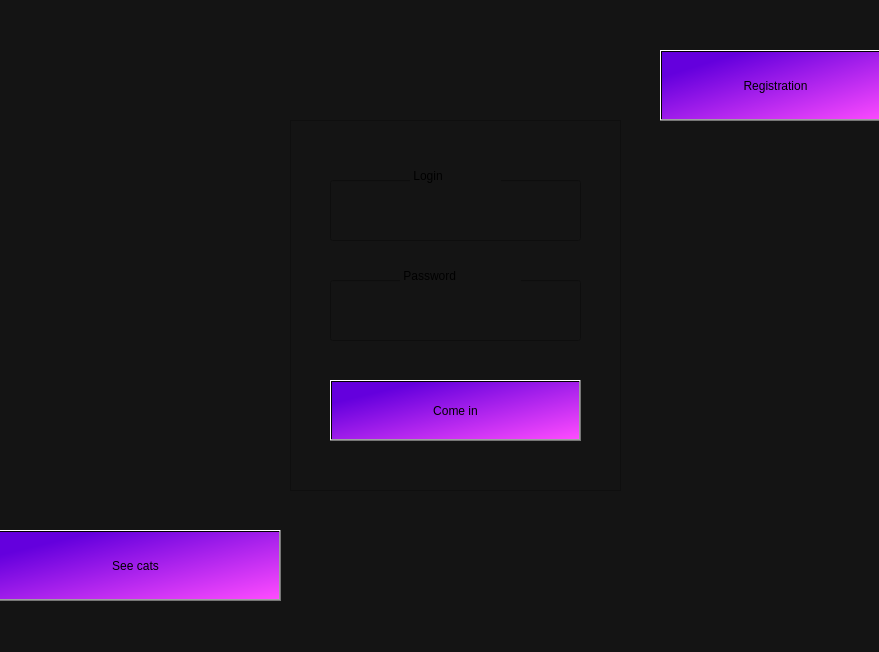
<?xml version="1.0" encoding="UTF-8"?>
<ui version="4.0">
 <class>MainWindow</class>
 <widget class="QMainWindow" name="MainWindow">
  <property name="geometry">
   <rect>
    <x>0</x>
    <y>0</y>
    <width>879</width>
    <height>652</height>
   </rect>
  </property>
  <property name="sizePolicy">
   <sizepolicy hsizetype="Preferred" vsizetype="Preferred">
    <horstretch>0</horstretch>
    <verstretch>0</verstretch>
   </sizepolicy>
  </property>
  <property name="minimumSize">
   <size>
    <width>0</width>
    <height>0</height>
   </size>
  </property>
  <property name="mouseTracking">
   <bool>false</bool>
  </property>
  <property name="windowTitle">
   <string>MainWindow</string>
  </property>
  <property name="styleSheet">
   <string notr="true">background-color:rgb(20, 20, 20)</string>
  </property>
  <widget class="QWidget" name="centralwidget">
   <widget class="QFrame" name="authFrame">
    <property name="geometry">
     <rect>
      <x>290</x>
      <y>120</y>
      <width>331</width>
      <height>371</height>
     </rect>
    </property>
    <property name="styleSheet">
     <string notr="true"/>
    </property>
    <property name="frameShape">
     <enum>QFrame::StyledPanel</enum>
    </property>
    <property name="frameShadow">
     <enum>QFrame::Raised</enum>
    </property>
    <widget class="QLineEdit" name="password">
     <property name="geometry">
      <rect>
       <x>40</x>
       <y>160</y>
       <width>251</width>
       <height>61</height>
      </rect>
     </property>
     <property name="styleSheet">
      <string notr="true"/>
     </property>
    </widget>
    <widget class="QLabel" name="label">
     <property name="geometry">
      <rect>
       <x>120</x>
       <y>30</y>
       <width>91</width>
       <height>51</height>
      </rect>
     </property>
     <property name="styleSheet">
      <string notr="true"/>
     </property>
     <property name="text">
      <string> Login    </string>
     </property>
    </widget>
    <widget class="QLabel" name="label_2">
     <property name="geometry">
      <rect>
       <x>110</x>
       <y>130</y>
       <width>121</width>
       <height>51</height>
      </rect>
     </property>
     <property name="styleSheet">
      <string notr="true"/>
     </property>
     <property name="text">
      <string> Password</string>
     </property>
    </widget>
    <widget class="QPushButton" name="pushButton">
     <property name="geometry">
      <rect>
       <x>40</x>
       <y>260</y>
       <width>251</width>
       <height>61</height>
      </rect>
     </property>
     <property name="styleSheet">
      <string notr="true">background-color: qlineargradient(spread:pad, x1:0.159204, y1:0.205, x2:1, y2:1, stop:0 rgba(100, 0, 221, 255), stop:1 rgba(255, 76, 255, 255));</string>
     </property>
     <property name="text">
      <string>Come in</string>
     </property>
    </widget>
    <widget class="QLineEdit" name="login">
     <property name="geometry">
      <rect>
       <x>40</x>
       <y>60</y>
       <width>251</width>
       <height>61</height>
      </rect>
     </property>
     <property name="styleSheet">
      <string notr="true"/>
     </property>
    </widget>
    <zorder>password</zorder>
    <zorder>label_2</zorder>
    <zorder>pushButton</zorder>
    <zorder>login</zorder>
    <zorder>label</zorder>
   </widget>
   <widget class="QPushButton" name="pushButton_2">
    <property name="geometry">
     <rect>
      <x>660</x>
      <y>50</y>
      <width>231</width>
      <height>71</height>
     </rect>
    </property>
    <property name="styleSheet">
     <string notr="true">background-color: qlineargradient(spread:pad, x1:0.159204, y1:0.205, x2:1, y2:1, stop:0 rgba(100, 0, 221, 255), stop:1 rgba(255, 76, 255, 255));</string>
    </property>
    <property name="text">
     <string>Registration</string>
    </property>
   </widget>
   <widget class="QPushButton" name="pushButton_3">
    <property name="geometry">
     <rect>
      <x>-10</x>
      <y>530</y>
      <width>291</width>
      <height>71</height>
     </rect>
    </property>
    <property name="styleSheet">
     <string notr="true">background-color: qlineargradient(spread:pad, x1:0.159204, y1:0.205, x2:1, y2:1, stop:0 rgba(100, 0, 221, 255), stop:1 rgba(255, 76, 255, 255));</string>
    </property>
    <property name="text">
     <string>See cats</string>
    </property>
   </widget>
  </widget>
  <widget class="QMenuBar" name="menubar">
   <property name="geometry">
    <rect>
     <x>0</x>
     <y>0</y>
     <width>879</width>
     <height>22</height>
    </rect>
   </property>
  </widget>
  <widget class="QStatusBar" name="statusbar"/>
 </widget>
 <resources/>
 <connections/>
</ui>
